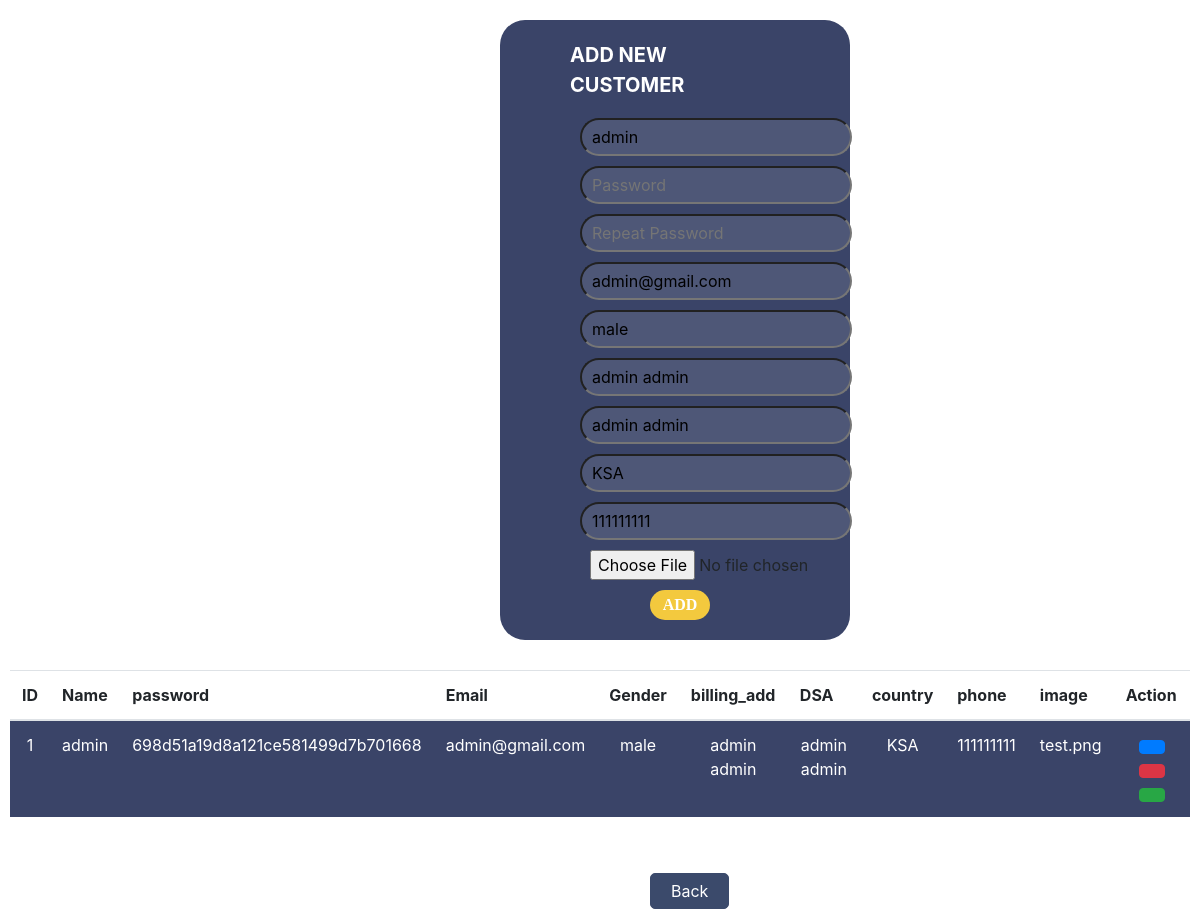
/add-customers.php?action=edit&id=6, run on the app's committed database.
### tables this page shows
CREATE TABLE `customers` (
  `id` int(11) NOT NULL,
  `user_name` varchar(250) NOT NULL,
  `password` varchar(250) NOT NULL,
  `Email` varchar(250) NOT NULL,
  `Gender` varchar(250) NOT NULL,
  `billing_address` varchar(250) NOT NULL,
  `default_shipping_address` varchar(250) NOT NULL,
  `country` varchar(250) NOT NULL,
  `phone` varchar(250) NOT NULL,
  `image` varchar(250) NOT NULL,
  `upgrade` int(100) NOT NULL DEFAULT 0
);

### add-customers.php (the view, shortened to what this page needs)
<?php
require 'con_db.php';
if (isset($_GET['action'], $_GET['id']) and intval($_GET['id']) > 0) {
  switch ($_GET['action']) {
    case 'edit':
      $sql = "select * from customers where ID=:x1";
      $statement = $connection->prepare($sql);
      $statement->execute(array("x1" => $_GET['id']));
      if ($statement->rowcount() > 0) {
        $rowe = $statement->fetch();
      }
      break;
  }
}
?>
<!DOCTYPE html>
<html lang="en">
<head>
  <link href="css/add-customer.css" rel="stylesheet" />
  <link href="css/bootstrap.css" rel="stylesheet" />
</head>
<body>
  <section>
    <div class="addcustomer">
      <label class="tab">Add New Customer</label>
      <form class="form" action="<?php htmlspecialchars($_SERVER['PHP_SELF']) ?>" method="POST" enctype="multipart/form-data">
        <input class="input" type="text" name="c_name" placeholder="Username" value="<?php if (isset($rowe)) echo $rowe['user_name']; ?>" required>
        <input id="pass" type="password" class="input" name="pass1" placeholder="Password" required value="">
        <input id="pass" type="password" class="input" name="pass2" placeholder="Repeat Password" required value="">
        <input type="text" class="input" name="mail" id="email" placeholder="email" required value="<?php if (isset($rowe)) echo $rowe['Email']; ?>">
        <input type="text" class="input" name="Gender" id="Gender" placeholder="Gender" required value="<?php if (isset($rowe)) echo $rowe['Gender']; ?>">
        <input type="text" class="input" name="billing_add" id="billing_address" placeholder="billing_address" value="<?php if (isset($rowe)) echo $rowe['billing_address']; ?>">
        <input type="text" class="input" name="default_sh_add" id="default_shipping_address" placeholder="default_shipping_address" required value="<?php if (isset($rowe)) echo $rowe['default_shipping_address'];  ?>">
        <input type="text" class="input" name="country" id="country" placeholder="country" required value="<?php if (isset($rowe)) echo $rowe['country']; ?>">
        <input type="text" class="input" name="phone" id="phone" placeholder="your phone" required value="<?php if (isset($rowe)) echo $rowe['phone']; ?>">
        <input class="image" type="file" name="p_image" value="<?php if (isset($rowe)) echo $rowe['image']; ?>">
        <button type="submit" name="submit" class="button">Add</button>
      </form>
    </div>
    <div class="table-style">
        <table class="table">
          <thead>
            <tr class="head-row-style">
              <th class="hrs">ID</th>
              <th class="hrs">Name</th>
              <th class="hrs">password</th>
              <th class="hrs">Email</th>
              <th class="hrs">Gender</th>
              <th class="hrs">billing_add</th>
              <th class="hrs">DSA</th>
              <th class="hrs">country</th>
              <th class="hrs">phone</th>
              <th class="hrs">image</th>
              <th class="hrs">Action</th>
            </tr>
          </thead>
          <tbody>
            <?php
            $sql = "select * from customers order by id desc";
            $statement = $connection->prepare($sql);
            $statement->execute();
            $i = 1;
            foreach ($statement->fetchall() as $row) {
              $id = $row['id'];
              echo "<tr class='body-row-style'>";
              echo "<td >" . $i . "</td>";
              echo "<td >" . $row['user_name'] . "</td>";
              echo "<td >" . $row['password'] . "</td>";
              echo "<td >" . $row['Email'] . "</td>";
              echo "<td >" . $row['Gender'] . "</td>";
              echo "<td >" . $row['billing_address'] . "</td>";
              echo "<td >" . $row['default_shipping_address'] . "</td>";
              echo "<td >" . $row['country'] . "</td>";
              echo "<td >" . $row['phone'] . "</td>";
              echo "<td >" . $row['image'] . "</td>";
              echo "<td >";
              echo "<a title='Click To Edit' class='btn btn-primary' href='?action=edit&id=$id'></a> ";
              echo "<a title='Click To Delete' onclick=\"return confirm('Are you sure ?')\" class='btn btn-danger' href='?action=delete&id=$id'></a> ";
              if ($row['upgrade'] == 1)
                echo "<a title='Click to delete permissions' onclick=\"return confirm('Are you sure ?')\" class='btn btn-success' href='?action=inactive&id=$id'></a>";
              else
                echo "<a title='Click to add permissions' onclick=\"return confirm('Are you sure ?')\" class='btn btn-warning' href='?action=active&id=$id'></a>";
              echo "</td>";
              echo "</tr>";
              $i++;
            }
            ?>
          </tbody>
        </table>
    </div>
    <div class="back">
      <a href="dashboard.php">Back</a>
    </div>
  </section>
</body>
</html>

### css/add-customer.css (style rules this page uses)
.addcustomer { width:350px; padding:20px 70px 20px 30px; background-color: #3a4468; border-radius: 25px; margin-top: 20px; margin-left: 500px; }
.tab { color: white; margin-left: 40px; text-transform:uppercase; font-weight: bold; font-size: 20px; }
.input { margin-left: 50px; margin-top: 10px; background:rgba(255,255,255,.1); border-radius:25px; padding:5px 10px; }
.button { margin-left: 120px; margin-top: 10px; font-family: 'Poppins'; font-weight: bold; text-transform:uppercase; border:none; border-radius:25px; width:60px; height: 30px; background-color:#f3c93e; color: white; }
.image { margin-left: 60px; margin-top: 10px; }
.table-style { padding: 10px; }
.table { margin-top: 20px; }
.table-style .body-row-style { background-color: #3a4468; text-align: center; color: white; }
.back a { display: inline-block; background-color: #3b4a6b; padding: 5px 20px; color: #ffffff; border-radius: 5px; -webkit-transition: all 0.3s; transition: all 0.3s; border: 1px solid #3b4a6b; margin-left: 650px; margin-top: 30px; text-decoration: none; }

### data on the page
customers: c_name "admin", mail "admin@gmail.com", Gender "male", billing_add "admin admin", default_sh_add "admin admin", country "KSA", phone "111111111", user_name "admin", password "698d51a19d8a121ce581499d7b701668", Email "admin@gmail.com", billing_address "admin admin", default_shipping_address "admin admin", image "test.png"
